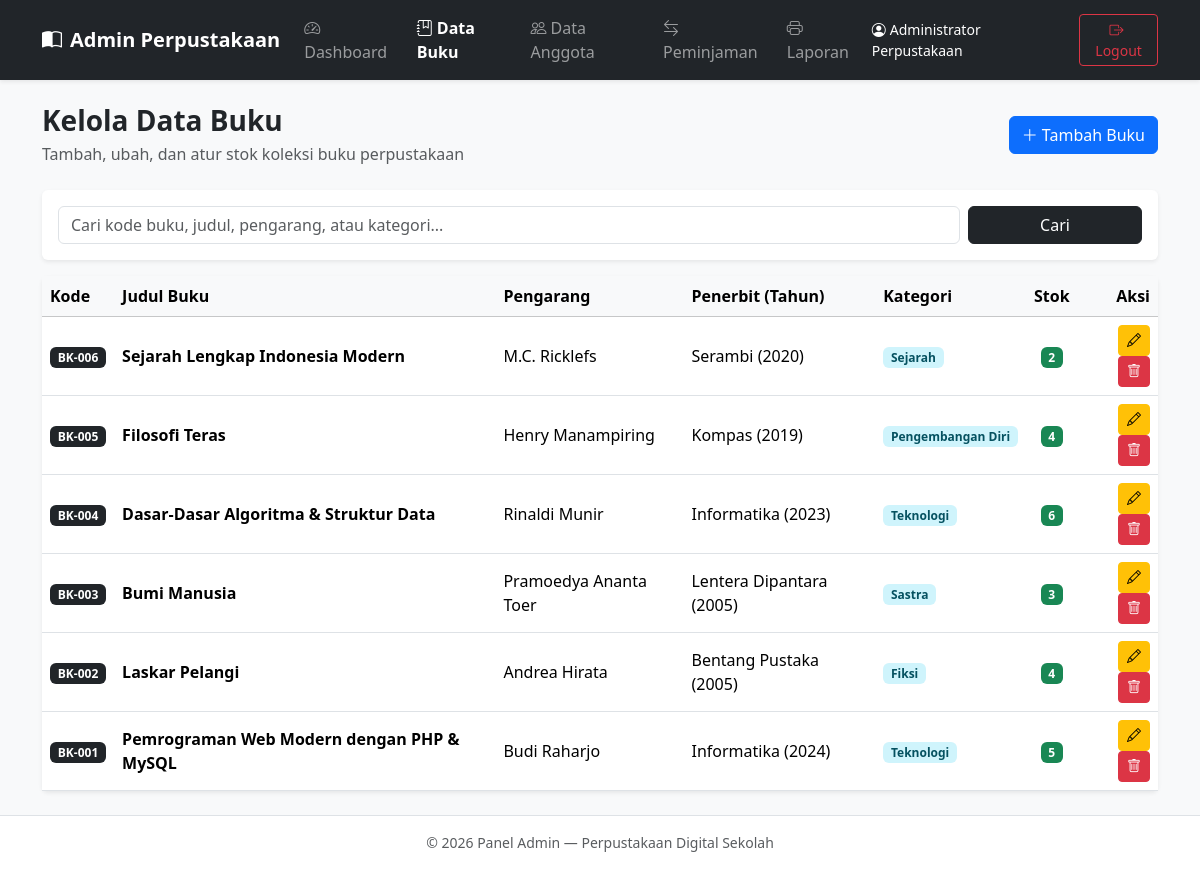
/admin/buku.php (signed in), run on the app's committed database.
### tables this page shows
CREATE TABLE `buku` (
  `id_buku` INT(11) NOT NULL AUTO_INCREMENT,
  `kode_buku` VARCHAR(20) NOT NULL,
  `judul_buku` VARCHAR(100) NOT NULL,
  `pengarang` VARCHAR(80) NOT NULL,
  `penerbit` VARCHAR(80) NOT NULL,
  `tahun_terbit` YEAR NOT NULL,
  `kategori` VARCHAR(40) NOT NULL DEFAULT 'Umum',
  `stok` INT(11) NOT NULL DEFAULT 1,
  PRIMARY KEY (`id_buku`),
  UNIQUE KEY `uk_kode_buku` (`kode_buku`)
);

### koneksi.php (called while the page is built, shortened)
<?php
function e($teks) {
    return htmlspecialchars((string)$teks, ENT_QUOTES, 'UTF-8');
}

### admin/buku.php (the view, shortened to what this page needs)
<?php
require_once "auth.php";
$cari = trim($_GET['cari'] ?? '');
if ($cari !== '') {
    $like = "%$cari%";
    $stmt = mysqli_prepare($koneksi, "SELECT * FROM buku WHERE kode_buku LIKE ? OR judul_buku LIKE ? OR pengarang LIKE ? OR kategori LIKE ? ORDER BY id_buku DESC");
    mysqli_stmt_bind_param($stmt, "ssss", $like, $like, $like, $like);
    mysqli_stmt_execute($stmt);
    $result = mysqli_stmt_get_result($stmt);
} else {
    $result = mysqli_query($koneksi, "SELECT * FROM buku ORDER BY id_buku DESC");
}
$buku_list = [];
while ($r = mysqli_fetch_assoc($result)) {
    $buku_list[] = $r;
}
require_once "header.php";
?>
<div class="d-flex flex-wrap justify-content-between align-items-center gap-2 mb-4">
  <div>
    <h3 class="fw-bold mb-1">Kelola Data Buku</h3>
    <p class="text-muted mb-0">Tambah, ubah, dan atur stok koleksi buku perpustakaan</p>
  </div>
  <button class="btn btn-primary" data-bs-toggle="modal" data-bs-target="#modalTambah">
    <i class="bi bi-plus-lg me-1"></i>Tambah Buku
  </button>
</div>
<div class="card border-0 shadow-sm mb-3">
  <div class="card-body">
    <form method="get" class="row g-2">
      <div class="col-md-10">
        <input type="text" name="cari" class="form-control" placeholder="Cari kode buku, judul, pengarang, atau kategori..." value="<?= e($cari) ?>">
      </div>
      <div class="col-md-2 d-flex gap-2">
        <button type="submit" class="btn btn-dark w-100">Cari</button>
      </div>
    </form>
  </div>
</div>
<div class="card border-0 shadow-sm">
  <div class="table-responsive">
    <table class="table table-hover align-middle mb-0">
      <thead class="table-light">
        <tr>
          <th>Kode</th>
          <th>Judul Buku</th>
          <th>Pengarang</th>
          <th>Penerbit (Tahun)</th>
          <th>Kategori</th>
          <th class="text-center">Stok</th>
          <th class="text-end">Aksi</th>
        </tr>
      </thead>
      <tbody>
        <?php if (empty($buku_list)): ?>
          <tr><td colspan="7" class="text-center text-muted py-4">Data buku tidak ditemukan.</td></tr>
        <?php else: ?>
          <?php foreach ($buku_list as $b): ?>
            <tr>
              <td><span class="badge bg-dark"><?= e($b['kode_buku']) ?></span></td>
              <td class="fw-semibold"><?= e($b['judul_buku']) ?></td>
              <td><?= e($b['pengarang']) ?></td>
              <td><?= e($b['penerbit']) ?> (<?= e($b['tahun_terbit']) ?>)</td>
              <td><span class="badge bg-info-subtle text-info-emphasis"><?= e($b['kategori']) ?></span></td>
              <td class="text-center">
                <span class="badge <?= $b['stok'] > 0 ? 'bg-success' : 'bg-danger' ?>"><?= (int)$b['stok'] ?></span>
              </td>
              <td class="text-end">
                <button class="btn btn-sm btn-warning" data-bs-toggle="modal" data-bs-target="#modalEdit<?= $b['id_buku'] ?>">
                  <i class="bi bi-pencil"></i>
                </button>
                <a href="buku.php?hapus=<?= $b['id_buku'] ?>" class="btn btn-sm btn-danger" onclick="return confirm('Hapus buku ini?')">
                  <i class="bi bi-trash"></i>
                </a>
              </td>
            </tr>
          <?php endforeach; ?>
        <?php endif; ?>
      </tbody>
    </table>
  </div>
</div>
<?php require_once "footer.php"; ?>

### data on the page
buku: kode_buku "BK-006", judul_buku "Sejarah Lengkap Indonesia Modern", pengarang "M.C. Ricklefs", penerbit "Serambi", tahun_terbit "2020", kategori "Sejarah", stok "2"
buku: kode_buku "BK-005", judul_buku "Filosofi Teras", pengarang "Henry Manampiring", penerbit "Kompas", tahun_terbit "2019", kategori "Pengembangan Diri", stok "4"
buku: kode_buku "BK-004", judul_buku "Dasar-Dasar Algoritma & Struktur Data", pengarang "Rinaldi Munir", penerbit "Informatika", tahun_terbit "2023", kategori "Teknologi", stok "6"
buku: kode_buku "BK-003", judul_buku "Bumi Manusia", pengarang "Pramoedya Ananta Toer", penerbit "Lentera Dipantara", tahun_terbit "2005", kategori "Sastra", stok "3"
buku: kode_buku "BK-002", judul_buku "Laskar Pelangi", pengarang "Andrea Hirata", penerbit "Bentang Pustaka", tahun_terbit "2005", kategori "Fiksi", stok "4"
buku: kode_buku "BK-001", judul_buku "Pemrograman Web Modern dengan PHP & MySQL", pengarang "Budi Raharjo", penerbit "Informatika", tahun_terbit "2024", kategori "Teknologi", stok "5"

### other printed values
$_SESSION['nama_admin'] "Administrator Perpustakaan"
